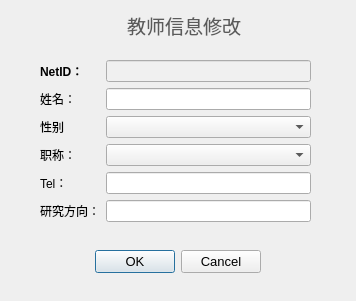
<?xml version="1.0" encoding="UTF-8"?>
<ui version="4.0">
 <class>ChangeTeaInfo</class>
 <widget class="QWidget" name="ChangeTeaInfo">
  <property name="geometry">
   <rect>
    <x>0</x>
    <y>0</y>
    <width>356</width>
    <height>301</height>
   </rect>
  </property>
  <property name="minimumSize">
   <size>
    <width>0</width>
    <height>0</height>
   </size>
  </property>
  <property name="maximumSize">
   <size>
    <width>16777215</width>
    <height>4567890</height>
   </size>
  </property>
  <property name="windowTitle">
   <string>Admin - 教师信息修改</string>
  </property>
  <property name="windowIcon">
   <iconset resource="res.qrc">
    <normaloff>:/admin.jpg</normaloff>:/admin.jpg</iconset>
  </property>
  <widget class="QDialogButtonBox" name="btn_checkChange">
   <property name="enabled">
    <bool>true</bool>
   </property>
   <property name="geometry">
    <rect>
     <x>80</x>
     <y>250</y>
     <width>181</width>
     <height>24</height>
    </rect>
   </property>
   <property name="font">
    <font>
     <pointsize>10</pointsize>
    </font>
   </property>
   <property name="focusPolicy">
    <enum>Qt::NoFocus</enum>
   </property>
   <property name="standardButtons">
    <set>QDialogButtonBox::Cancel|QDialogButtonBox::Ok</set>
   </property>
  </widget>
  <widget class="QWidget" name="formLayoutWidget">
   <property name="geometry">
    <rect>
     <x>40</x>
     <y>60</y>
     <width>271</width>
     <height>181</height>
    </rect>
   </property>
   <layout class="QFormLayout" name="formLayout">
    <item row="0" column="0">
     <widget class="QLabel" name="label">
      <property name="text">
       <string>&lt;html&gt;&lt;head/&gt;&lt;body&gt;&lt;p&gt;&lt;span style=&quot; font-weight:700;&quot;&gt;NetID：&lt;/span&gt;&lt;/p&gt;&lt;/body&gt;&lt;/html&gt;</string>
      </property>
     </widget>
    </item>
    <item row="0" column="1">
     <widget class="QLineEdit" name="ID_line">
      <property name="font">
       <font>
        <bold>true</bold>
       </font>
      </property>
      <property name="styleSheet">
       <string notr="true">background-color: rgb(240, 240, 240);</string>
      </property>
      <property name="readOnly">
       <bool>true</bool>
      </property>
     </widget>
    </item>
    <item row="1" column="0">
     <widget class="QLabel" name="label_2">
      <property name="text">
       <string>&lt;html&gt;&lt;head/&gt;&lt;body&gt;&lt;p&gt;姓名：&lt;/p&gt;&lt;/body&gt;&lt;/html&gt;</string>
      </property>
     </widget>
    </item>
    <item row="1" column="1">
     <widget class="QLineEdit" name="TNAME_line"/>
    </item>
    <item row="2" column="0">
     <widget class="QLabel" name="label_4">
      <property name="text">
       <string>性别</string>
      </property>
     </widget>
    </item>
    <item row="3" column="0">
     <widget class="QLabel" name="label_5">
      <property name="text">
       <string>&lt;html&gt;&lt;head/&gt;&lt;body&gt;&lt;p align=&quot;right&quot;&gt;职称：&lt;/p&gt;&lt;/body&gt;&lt;/html&gt;</string>
      </property>
     </widget>
    </item>
    <item row="4" column="0">
     <widget class="QLabel" name="label_6">
      <property name="text">
       <string>Tel：</string>
      </property>
     </widget>
    </item>
    <item row="5" column="0">
     <widget class="QLabel" name="label_7">
      <property name="text">
       <string>研究方向：</string>
      </property>
     </widget>
    </item>
    <item row="2" column="1">
     <widget class="QComboBox" name="SEX_cb"/>
    </item>
    <item row="3" column="1">
     <widget class="QComboBox" name="TITLE_cb"/>
    </item>
    <item row="4" column="1">
     <widget class="QLineEdit" name="TEL_le"/>
    </item>
    <item row="5" column="1">
     <widget class="QLineEdit" name="ORIEN_le"/>
    </item>
   </layout>
  </widget>
  <widget class="QLabel" name="teaWinTitle">
   <property name="geometry">
    <rect>
     <x>120</x>
     <y>10</y>
     <width>128</width>
     <height>31</height>
    </rect>
   </property>
   <property name="font">
    <font>
     <family>等线 Light</family>
     <pointsize>12</pointsize>
     <italic>false</italic>
     <bold>false</bold>
    </font>
   </property>
   <property name="styleSheet">
    <string notr="true">font: 300 12pt &quot;等线 Light&quot;;</string>
   </property>
   <property name="text">
    <string>&lt;!DOCTYPE HTML PUBLIC &quot;-//W3C//DTD HTML 4.0//EN&quot; &quot;http://www.w3.org/TR/REC-html40/strict.dtd&quot;&gt;
&lt;html&gt;&lt;head&gt;&lt;meta name=&quot;qrichtext&quot; content=&quot;1&quot; /&gt;&lt;meta charset=&quot;utf-8&quot; /&gt;&lt;style type=&quot;text/css&quot;&gt;
p, li { white-space: pre-wrap; }
hr { height: 1px; border-width: 0; }
li.unchecked::marker { content: &quot;\2610&quot;; }
li.checked::marker { content: &quot;\2612&quot;; }
&lt;/style&gt;&lt;/head&gt;&lt;body style=&quot; font-family:'等线 Light'; font-size:12pt; font-weight:300; font-style:normal;&quot;&gt;
&lt;p align=&quot;center&quot; style=&quot; margin-top:0px; margin-bottom:0px; margin-left:0px; margin-right:0px; -qt-block-indent:0; text-indent:0px;&quot;&gt;&lt;span style=&quot; font-family:'Microsoft YaHei UI'; font-size:14pt; font-weight:400; color:#5b5b5b;&quot;&gt;教师信息修改&lt;/span&gt;&lt;/p&gt;&lt;/body&gt;&lt;/html&gt;</string>
   </property>
  </widget>
 </widget>
 <resources>
  <include location="res.qrc"/>
 </resources>
 <connections/>
</ui>
